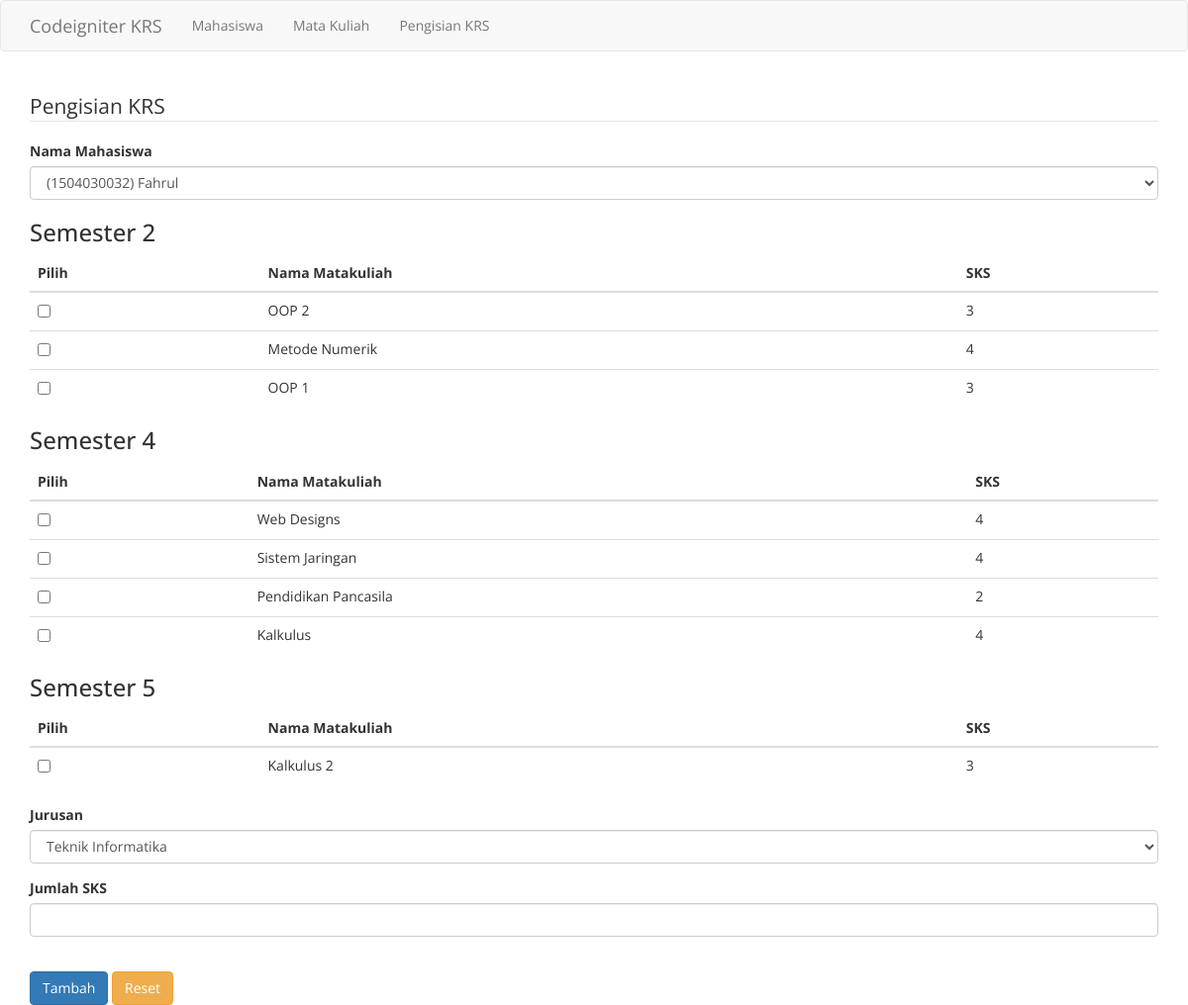
The page /index.php/krs/create on the database its author committed.
### tables this page shows
CREATE TABLE `matakuliah` (
  `id` int(11) NOT NULL,
  `nama` varchar(50) NOT NULL DEFAULT '0',
  `semester` int(11) DEFAULT NULL,
  `sks` int(11) DEFAULT NULL,
  `fakultas` varchar(50) NOT NULL,
  `jurusan` varchar(50) NOT NULL
);

### application/controllers/Krs.php (called while the page is built, shortened)
<?php
class Krs extends CI_Controller {
    public function create()
    {
        $data['matakuliahsm'] = $this->m_matakuliah->semester();
        $data['mahasiswas'] = $this->m_mahasiswa->nama();
        $this->template->build('krs/create', $data);
    }
}

### index.php (called while the page is built, shortened)
<?php
require_once BASEPATH.'core/CodeIgniter.php';

### application/models/m_mahasiswa.php (called while the page is built, shortened)
<?php
class M_Mahasiswa extends CI_Model {
    public function nama()
    {
        return $this->db
                    ->select('nim, nama')
                    ->get('mahasiswa')
                    ->result();
    }
}

### application/models/m_matakuliah.php (called while the page is built, shortened)
<?php
class M_Matakuliah extends CI_Model {
    public function nama($semester)
    {
        return $this->db
                    ->where('semester', $semester)
                    ->select('nama, sks')
                    ->get('matakuliah')
                    ->result();
    }
    public function semester()
    {
        return $this->db
                    ->select('semester')
                    ->order_by('semester')
                    ->group_by('semester')
                    ->get('matakuliah')
                    ->result();
    }
}

### application/views/krs/create.php (the view, shortened to what this page needs)
<form action="<?= base_url(); ?>index.php/krs/store" method="POST" role="form">
    <legend>Pengisian KRS</legend>
    <div class="form-group <?php echo (form_error('mahasiswa') ? 'has-error' : '') ?>">
        <label for="mahasiswa">Nama Mahasiswa</label>
        <select name="mahasiswa" id="input" class="form-control" required="required">
        <?php foreach ($mahasiswas as $mahasiswa): ?>
            <option value="<?= $mahasiswa->nama; ?>">(<?= $mahasiswa->nim ?>) <?= $mahasiswa->nama; ?></option>
        <?php endforeach ?>
        </select>
    </div>
    <?php foreach ($matakuliahsm as $sm): ?>
        <h3>Semester <?= $sm->semester; ?></h3>
        <table class="table table-hover">
            <thead>
                <tr>
                    <th>Pilih</th>
                    <th>Nama Matakuliah</th>
                    <th>SKS</th>
                </tr>
            </thead>
                <?php $matakuliah = $this->m_matakuliah->nama($sm->semester); ?>
                <?php foreach ($matakuliah as $m): ?>
                    <tr>
                        <td><input type="checkbox" name="matakuliah[]" value="<?= $m->nama; ?>" title="<?= $m->sks; ?>"></td>
                        <td><?= $m->nama; ?></td>
                        <td>
                            <?= $m->sks; ?>
                        </td>
                    </tr>
                <?php endforeach ?>
        </table>
    <?php endforeach ?>
    <div class="form-group <?php echo (form_error('jurusan') ? 'has-error' : '') ?>">
        <label for="jurusan">Jurusan</label>
        <select name="jurusan" id="jurusan" class="form-control" required="required">
            <optgroup label="Teknik">
                <option value="Teknik Informatika">Teknik Informatika</option>
            </optgroup>
        </select>
    </div>
    <div class="form-group">
        <label for="mahasiswa">Jumlah SKS</label>
        <input type="text" name="sks" id="sks" class="form-control" title="sks">
    </div>
    <br>
    <button type="submit" class="btn btn-primary">Tambah</button>
    <button type="reset" class="btn btn-warning">Reset</button>
</form>

### assets/css/style.css (style rules this page uses)
body { font-family: 'Open Sans', sans-serif; }

### rows shown on the page
matakuliah: nama "OOP 2", sks "3"
matakuliah: nama "Metode Numerik", sks "4"
matakuliah: nama "OOP 1", sks "3"
matakuliah: nama "Web Designs", sks "4"
matakuliah: nama "Sistem Jaringan", sks "4"
matakuliah: nama "Pendidikan Pancasila", sks "2"
matakuliah: nama "Kalkulus", sks "4"
matakuliah: nama "Kalkulus 2", sks "3"

### other values the page prints
$sm->semester "2"
$sm->semester "4"
$sm->semester "5"
